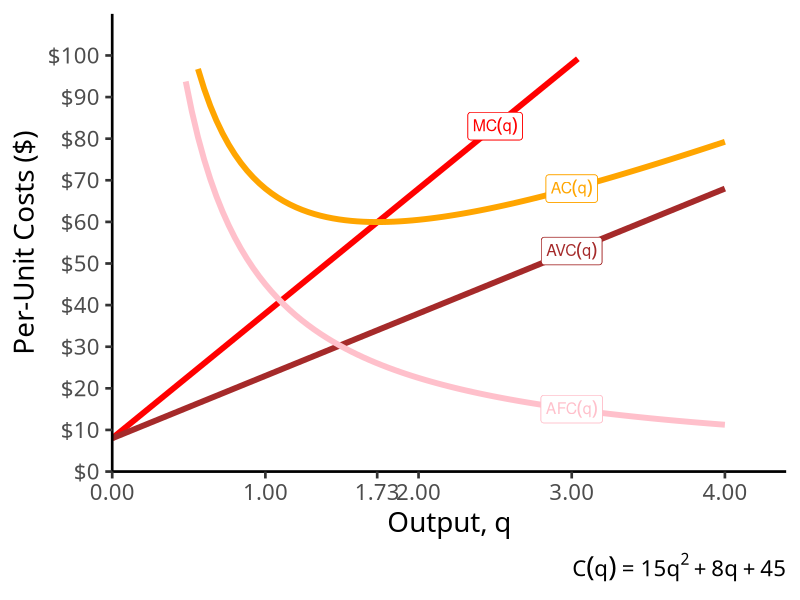

Write R code to recreate this figure.
## ---- chunk 1
options(htmltools.dir.version = FALSE)
knitr::opts_chunk$set(echo = F,
                      warning = F,
                      message = F,
                      fig.retina = 3,
                      fig.align = "center")
library("tidyverse")
library("ggrepel")

theme_slides <- theme_light() + 
  theme(
    text = element_text(family = "Fira Sans", size = 24)
  )

## ---- chunk 2
mc_ex1<-function(x){30*x+8}
avc_ex1<-function(x){15*x+8}
ac_ex1<-function(x){15*x+8+45/x}
afc_ex1<-function(x){45/x}

ggplot(data.frame(x=c(0,10)), aes(x=x))+
  stat_function(fun=mc_ex1, geom="line", size=2, color = "red")+
    geom_label(aes(x=2.5,y=mc_ex1(2.5)), color = "red", label=expression(MC(q)), size = 4)+
  stat_function(fun=avc_ex1, geom="line", size=2, color = "brown")+
    geom_label(aes(x=3,y=avc_ex1(3)), color = "brown", label=expression(AVC(q)), size = 4)+
  stat_function(fun=afc_ex1, geom="line", size=2, color = "pink")+
    geom_label(aes(x=3,y=afc_ex1(3)), color = "pink", label=expression(AFC(q)), size = 4)+
  stat_function(fun=ac_ex1, geom="line", size=2, color = "orange")+
    geom_label(aes(x=3,y=ac_ex1(3)), color = "orange", label=expression(AC(q)), size = 4)+
   scale_x_continuous(breaks=c(0,1,1.73,2,3,4),
                     limits=c(0,4),
                     expand=expand_scale(mult=c(0,0.1)))+
  scale_y_continuous(breaks=seq(0,100,10),
                     labels=scales::dollar,
                     limits=c(0,100),
                     expand=expand_scale(mult=c(0,0.1)))+
  #scale_colour_manual("Curves", values = line_colors, guide=F)+
  labs(x = "Output, q",
       y = "Per-Unit Costs ($)",
       caption = expression(paste(C(q)==15*q^2+8*q+45)))+
  theme_classic(base_family = "Fira Sans Condensed", base_size=20)
